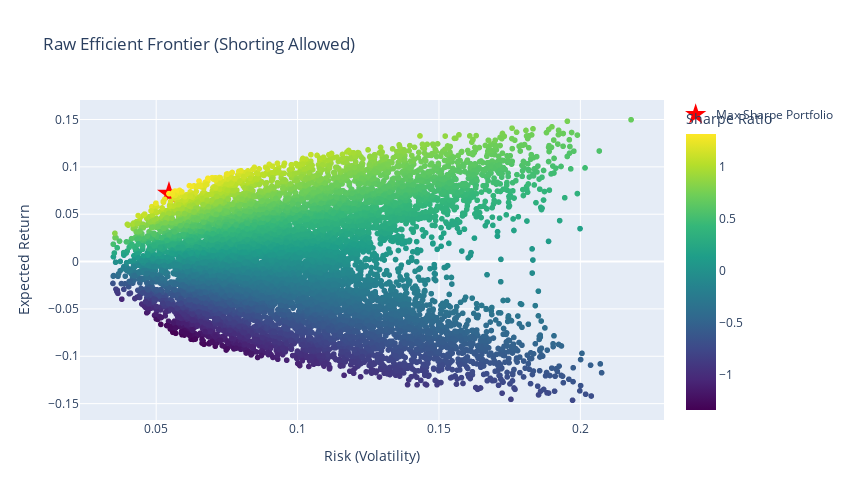

Notebook cell for this chart:
### Code cell
# Find the max Sharpe Ratio portfolio
max_sharpe_idx = portfolios_df['Sharpe'].idxmax()
max_point = portfolios_df.iloc[max_sharpe_idx]

# Add to the same Plotly figure
fig.add_scatter(
    x=[max_point['Volatility']],
    y=[max_point['Return']],
    mode='markers',
    marker=dict(size=18, color='red', symbol='star'),
    name='Max Sharpe Portfolio'
)

fig.show()

### Figure 1 — Plotly figure (JSON) as saved in the notebook; plotly's stock layout.template omitted (floating-point values rounded to 4 significant figures; data arrays with more than 128 entries replaced by an {"elided": "..."} marker saying what was removed)
{"data": [{"hovertemplate": "Risk (Volatility)=%{x}<br>Expected Return=%{y}<br>Sharpe=%{marker.color}<extra></extra>", "legendgroup": "", "marker": {"color": {"elided": "10000 float values"}, "coloraxis": "coloraxis", "symbol": "circle"}, "mode": "markers", "name": "", "showlegend": false, "type": "scattergl", "x": {"elided": "10000 float values"}, "xaxis": "x", "y": {"elided": "10000 float values"}, "yaxis": "y"}, {"marker": {"color": "red", "size": 18, "symbol": "star"}, "mode": "markers", "name": "Max Sharpe Portfolio", "type": "scatter", "x": [0.05452], "y": [0.07173]}], "layout": {"coloraxis": {"colorbar": {"title": {"text": "Sharpe Ratio"}}, "colorscale": [[0, "#440154"], [0.1111, "#482878"], [0.2222, "#3e4989"], [0.3333, "#31688e"], [0.4444, "#26828e"], [0.5556, "#1f9e89"], [0.6667, "#35b779"], [0.7778, "#6ece58"], [0.8889, "#b5de2b"], [1, "#fde725"]]}, "height": 500, "legend": {"tracegroupgap": 0}, "title": {"text": "Raw Efficient Frontier (Shorting Allowed)"}, "width": 850, "xaxis": {"anchor": "y", "domain": [0, 1], "title": {"text": "Risk (Volatility)"}}, "yaxis": {"anchor": "x", "domain": [0, 1], "title": {"text": "Expected Return"}}}}
